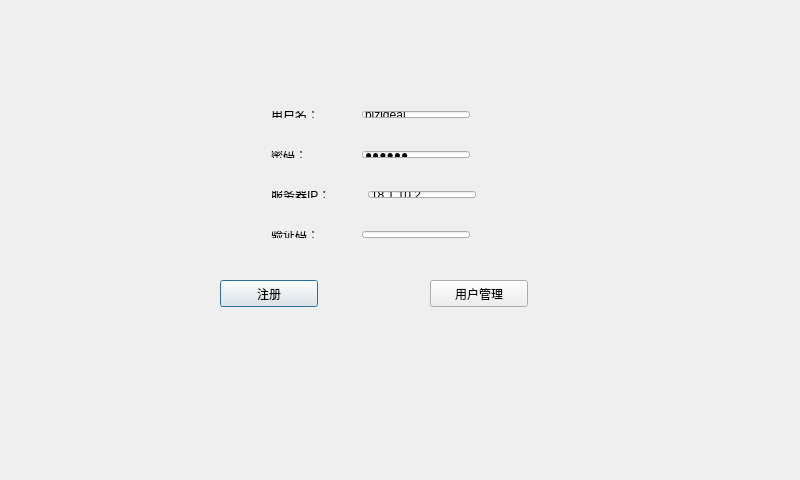
<?xml version="1.0" encoding="UTF-8"?>
<ui version="4.0">
 <class>login</class>
 <widget class="QDialog" name="login">
  <property name="geometry">
   <rect>
    <x>0</x>
    <y>0</y>
    <width>800</width>
    <height>480</height>
   </rect>
  </property>
  <property name="windowTitle">
   <string>login</string>
  </property>
  <widget class="QLabel" name="label">
   <property name="geometry">
    <rect>
     <x>0</x>
     <y>0</y>
     <width>800</width>
     <height>480</height>
    </rect>
   </property>
   <property name="styleSheet">
    <string notr="true">background-image: url(:/8211.jpg);</string>
   </property>
   <property name="text">
    <string/>
   </property>
  </widget>
  <widget class="QWidget" name="layoutWidget">
   <property name="geometry">
    <rect>
     <x>260</x>
     <y>140</y>
     <width>221</width>
     <height>29</height>
    </rect>
   </property>
   <layout class="QHBoxLayout" name="horizontalLayout_2">
    <item>
     <widget class="QLabel" name="label_3">
      <property name="text">
       <string>密码：</string>
      </property>
     </widget>
    </item>
    <item>
     <widget class="QLineEdit" name="led_pwd">
      <property name="sizePolicy">
       <sizepolicy hsizetype="Fixed" vsizetype="Fixed">
        <horstretch>0</horstretch>
        <verstretch>0</verstretch>
       </sizepolicy>
      </property>
      <property name="text">
       <string>123456</string>
      </property>
      <property name="echoMode">
       <enum>QLineEdit::Password</enum>
      </property>
     </widget>
    </item>
   </layout>
  </widget>
  <widget class="QWidget" name="layoutWidget_2">
   <property name="geometry">
    <rect>
     <x>260</x>
     <y>180</y>
     <width>227</width>
     <height>29</height>
    </rect>
   </property>
   <layout class="QHBoxLayout" name="horizontalLayout_3">
    <item>
     <widget class="QLabel" name="label_4">
      <property name="text">
       <string>服务器IP：</string>
      </property>
     </widget>
    </item>
    <item>
     <widget class="QLineEdit" name="led_ip">
      <property name="sizePolicy">
       <sizepolicy hsizetype="Fixed" vsizetype="Fixed">
        <horstretch>0</horstretch>
        <verstretch>0</verstretch>
       </sizepolicy>
      </property>
      <property name="text">
       <string>18.1.10.2</string>
      </property>
     </widget>
    </item>
   </layout>
  </widget>
  <widget class="QWidget" name="layoutWidget_3">
   <property name="geometry">
    <rect>
     <x>260</x>
     <y>220</y>
     <width>221</width>
     <height>29</height>
    </rect>
   </property>
   <layout class="QHBoxLayout" name="horizontalLayout_4">
    <item>
     <widget class="QLabel" name="label_5">
      <property name="text">
       <string>验证码：</string>
      </property>
     </widget>
    </item>
    <item>
     <widget class="QLineEdit" name="led_yzm">
      <property name="sizePolicy">
       <sizepolicy hsizetype="Fixed" vsizetype="Fixed">
        <horstretch>0</horstretch>
        <verstretch>0</verstretch>
       </sizepolicy>
      </property>
     </widget>
    </item>
   </layout>
  </widget>
  <widget class="QPushButton" name="pushButton">
   <property name="geometry">
    <rect>
     <x>220</x>
     <y>280</y>
     <width>98</width>
     <height>27</height>
    </rect>
   </property>
   <property name="text">
    <string>注册</string>
   </property>
  </widget>
  <widget class="QPushButton" name="pushButton_2">
   <property name="geometry">
    <rect>
     <x>430</x>
     <y>280</y>
     <width>98</width>
     <height>27</height>
    </rect>
   </property>
   <property name="text">
    <string>用户管理</string>
   </property>
  </widget>
  <widget class="QLabel" name="icon1">
   <property name="geometry">
    <rect>
     <x>490</x>
     <y>220</y>
     <width>13</width>
     <height>23</height>
    </rect>
   </property>
   <property name="styleSheet">
    <string notr="true">border-image: url(:/0.jpg);</string>
   </property>
   <property name="text">
    <string/>
   </property>
  </widget>
  <widget class="QLabel" name="icon2">
   <property name="geometry">
    <rect>
     <x>510</x>
     <y>220</y>
     <width>13</width>
     <height>23</height>
    </rect>
   </property>
   <property name="styleSheet">
    <string notr="true">border-image: url(:/0.jpg);</string>
   </property>
   <property name="text">
    <string/>
   </property>
  </widget>
  <widget class="QLabel" name="icon3">
   <property name="geometry">
    <rect>
     <x>530</x>
     <y>220</y>
     <width>13</width>
     <height>23</height>
    </rect>
   </property>
   <property name="styleSheet">
    <string notr="true">border-image: url(:/0.jpg);</string>
   </property>
   <property name="text">
    <string/>
   </property>
  </widget>
  <widget class="QLabel" name="icon4">
   <property name="geometry">
    <rect>
     <x>550</x>
     <y>220</y>
     <width>13</width>
     <height>23</height>
    </rect>
   </property>
   <property name="styleSheet">
    <string notr="true">border-image: url(:/0.jpg);</string>
   </property>
   <property name="text">
    <string/>
   </property>
  </widget>
  <widget class="QWidget" name="layoutWidget">
   <property name="geometry">
    <rect>
     <x>260</x>
     <y>100</y>
     <width>221</width>
     <height>29</height>
    </rect>
   </property>
   <layout class="QHBoxLayout" name="horizontalLayout">
    <item>
     <widget class="QLabel" name="label_2">
      <property name="text">
       <string>用户名：</string>
      </property>
     </widget>
    </item>
    <item>
     <widget class="QLineEdit" name="led_name">
      <property name="sizePolicy">
       <sizepolicy hsizetype="Fixed" vsizetype="Fixed">
        <horstretch>0</horstretch>
        <verstretch>0</verstretch>
       </sizepolicy>
      </property>
      <property name="text">
       <string>bizideal</string>
      </property>
     </widget>
    </item>
   </layout>
  </widget>
 </widget>
 <layoutdefault spacing="6" margin="11"/>
 <resources/>
 <connections/>
</ui>
